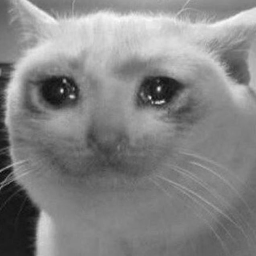
#> input picture Homework4/sample1.png, 256 x 256 px
$ python hw4.py
#> lines starting #> are read from the running program, lines starting #| are printed output that depends on the picture
import cv2
import numpy
import math
from scipy import signal

# Problem 1: DIGITAL HALFTONING
img1 = cv2.imread("sample1.png", cv2.IMREAD_GRAYSCALE)
#> img1 is the input picture: shape (256, 256); min 8, max 250, mean 132.5
img1_height = img1.shape[0]
#> img1_height = 256
img1_width = img1.shape[1]
#> img1_width = 256
# dithering using the dither matrix I2
img1_dithering_I2 = numpy.zeros((img1_height, img1_width), dtype = 'uint8')
I2 = numpy.array([[1, 2], [3, 0]], dtype = 'uint8')
size = len(I2)
threshold = 255 * (I2 + 0.5) / (size * size)
ri = math.ceil(img1_height / size)
#> ri = 128
rj = math.ceil(img1_width / size)
#> rj = 128
img1_padding_I2 = numpy.zeros((ri * size, rj * size), dtype = 'uint8')
for i in range(img1_height):
	for j in range(img1_width):
		img1_padding_I2[i][j] = img1[i][j]
threshold = numpy.tile(threshold, (ri, rj))
img1_dithering_I2_temp = (img1_padding_I2 >= threshold)
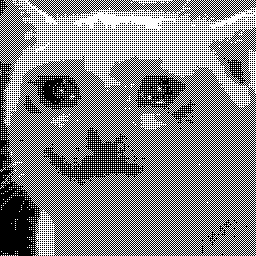
#> img1_dithering_I2_temp: shape (256, 256) bool; 51.5% white; black in thin lines or dots
for i in range(img1_height):
	for j in range(img1_width):
		img1_dithering_I2[i][j] = img1_dithering_I2_temp[i][j] * 255
#> img1_dithering_I2: shape (256, 256); 51.5% white; black in thin lines or dots
cv2.imwrite("result1.png", img1_dithering_I2)
print("Problem 1 (a) done.")
# dithering using the dither matrix I256
img1_dithering_I256 = numpy.zeros((img1_height, img1_width), dtype = 'uint8')
I = I2
for i in range(7):
	temp = numpy.zeros((2 * I.shape[0], 2 * I.shape[1]), dtype = 'uint32')
	temp[0:I.shape[0], 0:I.shape[1]] = 4 * I + 1
	temp[0:I.shape[0], I.shape[1]:2 * I.shape[1]] = 4 * I + 2
	temp[I.shape[0]:2 * I.shape[0], 0:I.shape[1]] = 4 * I + 3
	temp[I.shape[0]:2 * I.shape[0], I.shape[1]:2 * I.shape[1]] = 4 * I + 0
	I = temp
I256 = I
size = len(I256)
threshold = 255 * (I256 + 0.5) / (size * size)
ri = math.ceil(img1_height / size)
#> ri = 1
rj = math.ceil(img1_width / size)
#> rj = 1
img1_padding_I256 = numpy.zeros((ri * size, rj * size), dtype = 'uint8')
for i in range(img1_height):
	for j in range(img1_width):
		img1_padding_I256[i][j] = img1[i][j]
threshold = numpy.tile(threshold, (ri, rj))
img1_dithering_I256_temp = (img1_padding_I256 >= threshold)
#> img1_dithering_I256_temp: shape (256, 256) bool; 51.9% white; black in thin lines or dots
for i in range(img1_height):
	for j in range(img1_width):
		img1_dithering_I256[i][j] = img1_dithering_I256_temp[i][j] * 255
#> img1_dithering_I256: shape (256, 256); 51.9% white; black in thin lines or dots
cv2.imwrite("result2.png", img1_dithering_I256)
print("Problem 1 (b) done.")
# error diffusion with two different filter masks
# Floyd Steinberg: https://stackoverflow.com/questions/55874902/floyd-steinberg-implementation-python
img1_Floyd_Steinberg = img1
for i in range(img1_height):
	for j in range(img1_width):
		#threshold
		old_value = img1_Floyd_Steinberg[i][j]
		if(old_value >= 128):
			new_value = 255
		else:
			new_value = 0
		img1_Floyd_Steinberg[i][j] = new_value
		# error
		error = old_value - new_value
		# Case 1: right
		if(j < img1_width - 1):
			new_number = img1_Floyd_Steinberg[i][j + 1] + error * 7 / 16
			if(new_number > 255):
				new_number = 255
			elif(new_number < 0):
				new_number = 0
			img1_Floyd_Steinberg[i][j + 1] = new_number
		# Case 2: lower left
		if(i < img1_height - 1 and j > 0):
			new_number = img1_Floyd_Steinberg[i + 1][j - 1] + error * 3 / 16
			if(new_number > 255):
				new_number = 255
			elif (new_number < 0):
				new_number = 0
			img1_Floyd_Steinberg[i + 1][j - 1] = new_number
		# Case 3: lower middle
		if(i < img1_height - 1):
			new_number = img1_Floyd_Steinberg[i + 1][j] + error * 5 / 16
			if(new_number > 255):
				new_number = 255
			elif(new_number < 0):
				new_number = 0
			img1_Floyd_Steinberg[i + 1][j] = new_number
		# Case 4: lower right
		if(i < img1_height - 1 and j < img1_width - 1):
			new_number = img1_Floyd_Steinberg[i + 1][j + 1] + error * 1 / 16
			if(new_number > 255):
				new_number = 255
			elif(new_number < 0):
				new_number = 0
			img1_Floyd_Steinberg[i + 1][j + 1] = new_number
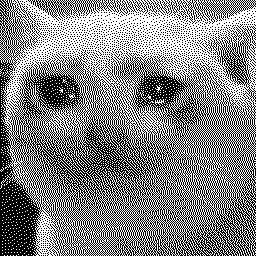
#> img1_Floyd_Steinberg: shape (256, 256); 51.2% white; black in thin lines or dots
cv2.imwrite("result3.png", img1_Floyd_Steinberg)
# Jarvis et al
img1_Jarvis = img1
for i in range(img1_height):
	for j in range(img1_width):
		#threshold
		old_value = img1_Jarvis[i][j]
		if(old_value >= 128):
			new_value = 255
		else:
			new_value = 0
		img1_Jarvis[i][j] = new_value
		# error
		error = old_value - new_value
		# Case 1:
		if(j < img1_width - 1):
			new_number = img1_Jarvis[i][j + 1] + error * 7 / 48
			if(new_number > 255):
				new_number = 255
			elif(new_number < 0):
				new_number = 0
			img1_Jarvis[i][j + 1] = new_number
		# Case 2:
		if(j < img1_width - 2):
			new_number = img1_Jarvis[i][j + 2] + error * 5 / 48
			if(new_number > 255):
				new_number = 255
			elif(new_number < 0):
				new_number = 0
			img1_Jarvis[i][j + 2] = new_number
		# Case 3:
		if(i < img1_height - 1 and j > 0):
			new_number = img1_Jarvis[i + 1][j - 2] + error * 3 / 48
			if(new_number > 255):
				new_number = 255
			elif (new_number < 0):
				new_number = 0
			img1_Jarvis[i + 1][j - 2] = new_number
		# Case 4:
		if(i < img1_height - 1 and j > 1):
			new_number = img1_Jarvis[i + 1][j - 1] + error * 5 / 48
			if(new_number > 255):
				new_number = 255
			elif (new_number < 0):
				new_number = 0
			img1_Jarvis[i + 1][j - 1] = new_number
		# Case 5:
		if(i < img1_height - 1):
			new_number = img1_Jarvis[i + 1][j] + error * 7 / 48
			if(new_number > 255):
				new_number = 255
			elif(new_number < 0):
				new_number = 0
			img1_Jarvis[i + 1][j] = new_number
		# Case 6:
		if(i < img1_height - 1 and j < img1_width - 1):
			new_number = img1_Jarvis[i + 1][j + 1] + error * 5 / 48
			if(new_number > 255):
				new_number = 255
			elif(new_number < 0):
				new_number = 0
			img1_Jarvis[i + 1][j + 1] = new_number
		# Case 7:
		if(i < img1_height - 1 and j < img1_width - 2):
			new_number = img1_Jarvis[i + 1][j + 2] + error * 3 / 48
			if(new_number > 255):
				new_number = 255
			elif(new_number < 0):
				new_number = 0
			img1_Jarvis[i + 1][j + 2] = new_number
		# Case 8:
		if(i < img1_height - 2 and j > 0):
			new_number = img1_Jarvis[i + 2][j - 2] + error * 1 / 48
			if(new_number > 255):
				new_number = 255
			elif (new_number < 0):
				new_number = 0
			img1_Jarvis[i + 2][j - 2] = new_number
		# Case 9:
		if(i < img1_height - 2 and j > 1):
			new_number = img1_Jarvis[i + 2][j - 1] + error * 3 / 48
			if(new_number > 255):
				new_number = 255
			elif (new_number < 0):
				new_number = 0
			img1_Jarvis[i + 2][j - 1] = new_number
		# Case 10:
		if(i < img1_height - 2):
			new_number = img1_Jarvis[i + 2][j] + error * 5 / 48
			if(new_number > 255):
				new_number = 255
			elif(new_number < 0):
				new_number = 0
			img1_Jarvis[i + 2][j] = new_number
		# Case 11:
		if(i < img1_height - 2 and j < img1_width - 1):
			new_number = img1_Jarvis[i + 2][j + 1] + error * 3 / 48
			if(new_number > 255):
				new_number = 255
			elif(new_number < 0):
				new_number = 0
			img1_Jarvis[i + 2][j + 1] = new_number
		# Case 12:
		if(i < img1_height - 2 and j < img1_width - 2):
			new_number = img1_Jarvis[i + 2][j + 2] + error * 1 / 48
			if(new_number > 255):
				new_number = 255
			elif(new_number < 0):
				new_number = 0
			img1_Jarvis[i + 2][j + 2] = new_number
cv2.imwrite("result4.png", img1_Jarvis)
print("Problem 1 (c) done.")
# transfer result1.png to a dotted halftone / manga style binary image
img1_dithering_I2_dotted = img1_dithering_I2
for i in range(4, img1_height, 256 // 32):
	for j in range(4, img1_width, 256 // 32):
		count = 0
		for k in range(i - 4, i + 4):
			for l in range(j - 4, j + 4):
				if(img1_dithering_I2_dotted[k][l] == 255):
					count += 1
		cv2.circle(img1_dithering_I2_dotted, (i, j), round(math.sqrt(count) // 2), (255, 255, 255), -1)
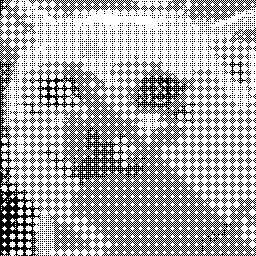
#> img1_dithering_I2_dotted: shape (256, 256); 68% white; black in thin lines or dots
cv2.imwrite("result1_dotted.png", img1_dithering_I2_dotted)
print("Problem 1 (d) done.")
print("Problem 1 done.\n")

# Problem 2: FREQUENCY DOMAIN
img2 = cv2.imread("sample2.png", cv2.IMREAD_GRAYSCALE)
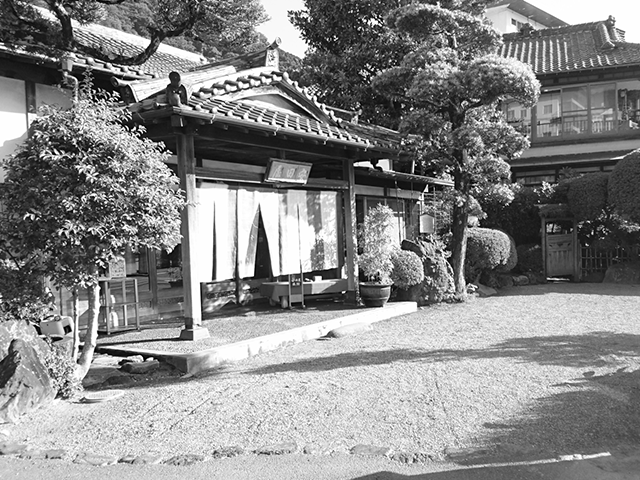
#> input picture Homework4/sample2.png, 640 x 480 px
#> img2 is the input picture: shape (480, 640); min 0, max 255, mean 135.4
img2_height = img2.shape[0]
#> img2_height = 480
img2_width = img2.shape[1]
#> img2_width = 640
img3 = cv2.imread("sample3.png", cv2.IMREAD_GRAYSCALE)
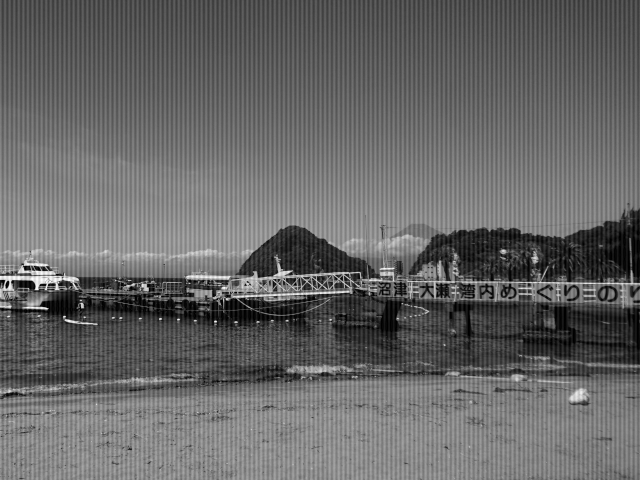
#> input picture Homework4/sample3.png, 640 x 480 px
#> img3 is the input picture: shape (480, 640); min 0, max 255, mean 102.3
img3_height = img3.shape[0]
#> img3_height = 480
img3_width = img3.shape[1]
#> img3_width = 640
# Fourier transform on sample2.png
f = numpy.fft.fft2(img2)
fshift = numpy.fft.fftshift(f)
magnitude_spectrum = 20 * numpy.log(numpy.abs(fshift))
cv2.imwrite("result5.png", magnitude_spectrum)
print("Problem 2 (a) done.")
# inverse Fourier transform: low-pass filter
fshift[0:200, 0:img2_width] = 0
fshift[0:img2_height, 0:200] = 0
fshift[0:img2_height, img2_width - 200:img2_width] = 0
fshift[img2_height - 200:img2_height, 0:img2_width] = 0
f_ishift = numpy.fft.ifftshift(fshift)
img2_low_pass_inverse_Fourier = numpy.fft.ifft2(f_ishift)
img2_low_pass_inverse_Fourier = numpy.abs(img2_low_pass_inverse_Fourier)
cv2.imwrite("result6.png", img2_low_pass_inverse_Fourier)
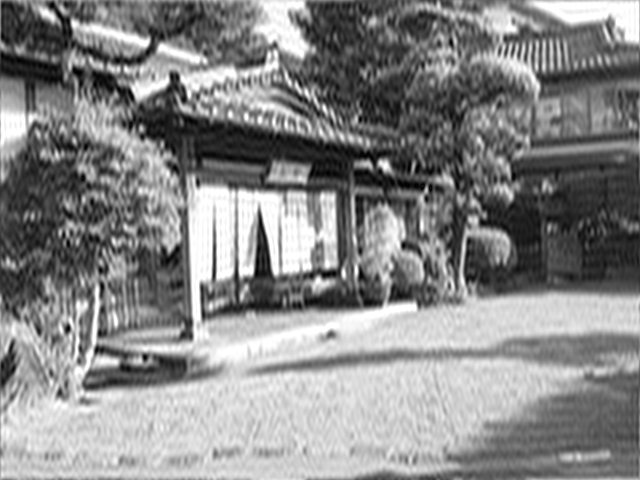
#> saved as result6.png: shape (480, 640); min 0, max 255, mean 135.2
# low-pass filter in pixel domain: Gaussian
b = 2
H = (numpy.array([[1, b, 1] ,[b, math.pow(b, 2), b] ,[1, b, 1]])) / math.pow(b + 2, 2)
#> H = [[0.0625, 0.125, 0.0625], [0.125, 0.25, 0.125], [0.0625, 0.125, 0.0625]]
img2_low_pass = signal.convolve2d(img2, H, mode = "same")
cv2.imwrite("result7.png", img2_low_pass)
print("Problem 2 (b) done.")
# inverse Fourier transform: high-pass filter
center_row =  img2_height // 2
#> center_row = 240
center_col =  img2_width // 2
#> center_col = 320
fshift[center_row - 5:center_row + 5, center_col - 5:center_col + 5] = 0
f_ishift = numpy.fft.ifftshift(fshift)
img2_high_pass_inverse_Fourier = numpy.fft.ifft2(f_ishift)
img2_high_pass_inverse_Fourier = numpy.abs(img2_high_pass_inverse_Fourier)
cv2.imwrite("result8.png", img2_high_pass_inverse_Fourier)
# high-pass filter in pixel domain: Laplacian
H = numpy.array([[0, 1, 0] ,[1, -4, 1] ,[0, 1, 0]])
img2_high_pass = signal.convolve2d(img2, H, mode = "same")
cv2.imwrite("result9.png", img2_high_pass)
print("Problem 2 (c) done.")
# Fourier Transform on sample3.png
f = numpy.fft.fft2(img3)
fshift = numpy.fft.fftshift(f)
magnitude_spectrum = 20 * numpy.log(numpy.abs(fshift))
cv2.imwrite("result10.png", magnitude_spectrum)
print("Problem 2 (d) done.")
# remove the undesired pattern
fshift[0:190, 0:img3_width] = 0
fshift[0:img3_height, 0:190] = 0
fshift[0:img3_height, img3_width - 190:img3_width] = 0
fshift[img3_height - 190:img3_height, 0:img3_width] = 0
f_ishift = numpy.fft.ifftshift(fshift)
img3_remove = numpy.fft.ifft2(f_ishift)
img3_remove = numpy.abs(img3_remove)
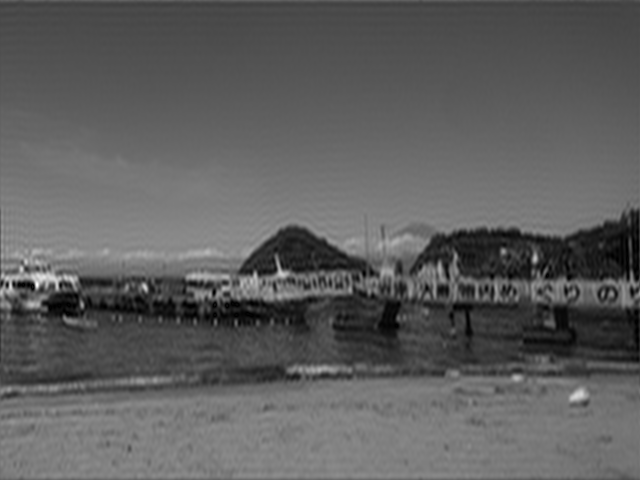
#> img3_remove: shape (480, 640) float64; min 0.116, max 275.3, mean 102.3; drawn with min black and max white
cv2.imwrite("result11.png", img3_remove)
print("Problem 2 (e) done.")
print("Problem 2 done.\n")
